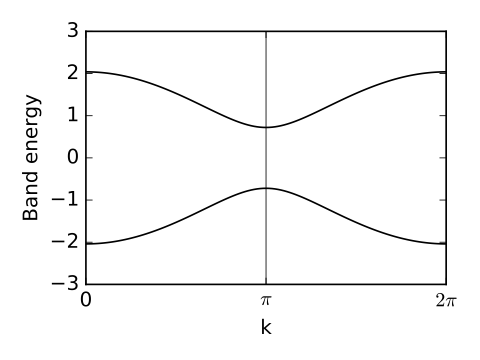

The script that saved this image:
#!/usr/bin/env python
from __future__ import print_function # python3 style print

# Chain with alternating site energies and hoppings

from pythtb import *
import matplotlib.pyplot as plt

# define function to set up model for a given paramter set
def set_model(t,del_t,Delta):
  # 1D model with two orbitals per cell
  lat=[[1.0]]
  orb=[[0.0],[0.5]]
  my_model=tbmodel(1,1,lat,orb)
  # alternating site energies (let average be zero)
  my_model.set_onsite([Delta,-Delta])
  # alternating hopping strengths
  my_model.add_hop(t+del_t, 0, 1, [0])
  my_model.add_hop(t-del_t, 1, 0, [1])
  return my_model

# set reference hopping strength to unity to set energy scale
t=-1.0
# set alternation strengths
del_t=-0.3   # bond strength alternation
Delta= 0.4   # site energy alternation

# set up the model
my_model=set_model(t,del_t,Delta)

# construct the k-path
(k_vec,k_dist,k_node)=my_model.k_path('full',121)
k_lab=(r'0',r'$\pi$',r'$2\pi$')

# solve for eigenvalues at each point on the path
evals=my_model.solve_all(k_vec)

# set up the figure and specify details
fig, ax = plt.subplots(figsize=(4.,3.))
ax.set_xlim([0,k_node[-1]])
ax.set_xticks(k_node)
ax.set_xticklabels(k_lab)
ax.axvline(x=k_node[1],linewidth=0.5, color='k')
ax.set_xlabel("k")
ax.set_ylabel("Band energy")

# plot first and second bands
ax.plot(k_dist,evals[0],color='k')
ax.plot(k_dist,evals[1],color='k')

# save figure as a PDF
fig.tight_layout()
fig.savefig("chain_alt.pdf")
